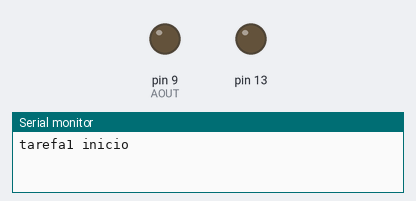
This sketch was run on a simulated Arduino Uno, built with avr-gcc and run on an emulated ATmega328P. On the bench: output pins drawn as LEDs (lit = HIGH), the last lines printed to the serial monitor.

Above: at 0.2 s.
At 57.9 s:
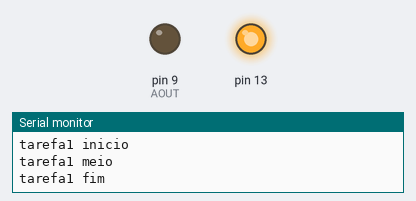
Timing chart, 0 to 61.7 s (numbered marks = the images above):
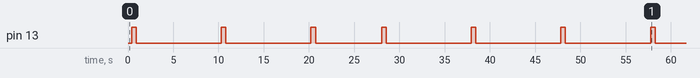

The sketch:

testeEOS.ino
```cpp
// Preparação do Arduino, este código irá rodar uma única vez
#include "tarefa.h"
#include "escalonador.h"

#include <math.h>

#define AOUT        9

//Assinatura das tarefas
void imprimir();
void imprimir2();
void imprimir3();
void piscar();

//handle das tarefas
Tarefa t0;
Tarefa t1;
Tarefa t2;
Tarefa t3;

Tarefa sineTaskH;

void setup()
{
  // Colocamos o pino 13 do Arduino como OUTPUT (saída)
 pinMode(13, OUTPUT);
 Serial.begin(9600);

 //Criação das tarefas
 //add_tarefa(codigo, "nome_da_funcao", periodo, prioridade, &endereco_da_tarefa);
 add_tarefa(imprimir, "imprimir", 50, 3, &t0);
 add_tarefa(imprimir2, "imprimir2", 100, 1, &t1);
 add_tarefa(imprimir3, "imprimir3", 200, 1, &t2);
 add_tarefa(piscar, "piscar", 50, 2, &t3);

 add_tarefa(SineTask, "SineTask",20,1, &sineTaskH);


//funções do SO
 setupEOS2560();
 executar();
 }

void loop() {
    // Nada executa aqui.
}

//Rotinas das tarefas
void piscar(){
  // Ativamos o pino 13 (colocando 5v nele)
  digitalWrite(13, HIGH);

  // Aguardamos 1 segundo
  delay(500);

  // Desligamos o pino 13
  digitalWrite(13, LOW);


  // Aguardamos mais um segundo
  delay(500);
}


void imprimir(){
    Serial.println("tarefa1 inicio");
    delay(100);
    Serial.println("tarefa1 meio");
    delay(100);
    Serial.println("tarefa1 fim");
}

void imprimir2(){

    Serial.println("tarefa2 inicio");
    delay(1000);
    Serial.println("tarefa2 meio");
    delay(1000);
    Serial.println("tarefa2 fim");
}

void imprimir3(){

    Serial.println("tarefa3 inicio");
    delay(1000);
    Serial.println("tarefa3 meio");
    delay(1000);
    Serial.println("tarefa3 fim");
}

void SineTask() {
    unsigned int stime=0, etime=0;
    pinMode(AOUT, OUTPUT);
    unsigned int outpv = 0;
    unsigned int period = 0;
    while(1) {
        stime = millis();
        for(period = 0; period < 16; ++period){
            etime = millis();
            outpv = (unsigned int)((sin(2*PI*2*(etime - stime)*0.001)+1)*127.5);  /*Senoide = seno(2*PI*Freq*t)*/
            analogWrite(AOUT, outpv);
            delay(33);
        }
    }
}
```

escalonador.c
```cpp
#include "escalonador.h"
#include "tarefa.h"

//bibliotecas
#include <Arduino.h>
#include <stdio.h>
#include<stdlib.h>
#include<string.h>
#include <avr/interrupt.h>
#include <avr/sleep.h>
#include <avr/wdt.h>

/* *INDENT-OFF* */
#ifdef __cplusplus
    extern "C" {
#endif


// Macros para salvar e restaurar o contexto
#define portRESTORE_CONTEXT()\
;asm volatile (\
"cli \n\t"\
"out __SP_L__, %A0 \n\t"\
"out __SP_H__, %B0 \n\t"\
"pop r31 \n\t"\
"pop r30 \n\t"\
"pop r29 \n\t"\
"pop r28 \n\t"\
"pop r27 \n\t"\
"pop r26 \n\t"\
"pop r25 \n\t"\
"pop r24 \n\t"\
"pop r23 \n\t"\
"pop r22 \n\t"\
"pop r21 \n\t"\
"pop r20 \n\t"\
"pop r19 \n\t"\
"pop r18 \n\t"\
"pop r17 \n\t"\
"pop r16 \n\t"\
"pop r15 \n\t"\
"pop r14 \n\t"\
"pop r13 \n\t"\
"pop r12 \n\t"\
"pop r11 \n\t"\
"pop r10 \n\t"\
"pop r9 \n\t"\
"pop r8 \n\t"\
"pop r7 \n\t"\
"pop r6 \n\t"\
"pop r5 \n\t"\
"pop r4 \n\t"\
"pop r3 \n\t"\
"pop r2 \n\t"\
"pop r1 \n\t"\
"pop r0 \n\t"\
"sei \n\t"\
"out __SREG__, r0\n\t"\
"pop r0 \n\t": : "r" (pxCurrentTCB));

#define portSAVE_CONTEXT()\
asm volatile (\
"push r0 \n\t"\
"in r0, __SREG__ \n\t"\
"cli \n\t"\
"push r0 \n\t"\
"push r1 \n\t"\
"clr r1 \n\t"\
"push r2 \n\t"\
"push r3 \n\t"\
"push r4 \n\t"\
"push r5 \n\t"\
"push r6 \n\t"\
"push r7 \n\t"\
"push r8 \n\t"\
"push r9 \n\t"\
"push r10 \n\t"\
"push r11 \n\t"\
"push r12 \n\t"\
"push r13 \n\t"\
"push r14 \n\t"\
"push r15 \n\t"\
"push r16 \n\t"\
"push r17 \n\t"\
"push r18 \n\t"\
"push r19 \n\t"\
"push r20 \n\t"\
"push r21 \n\t"\
"push r22 \n\t"\
"push r23 \n\t"\
"push r24 \n\t"\
"push r25 \n\t"\
"push r26 \n\t"\
"push r27 \n\t"\
"push r28 \n\t"\
"push r29 \n\t"\
"push r30 \n\t"\
"push r31 \n\t"\
"in r26, __SP_L__ \n\t"\
"in r27, __SP_H__ \n\t"\
"sts pxCurrentTCB+1, r27 \n\t"\
"sts pxCurrentTCB, r26 \n\t"\
"sei \n\t" ::);

//constantes do sistema
#define TEMPO_INTERRUPCAO 0xFFF0   //tempo entre interrupções do timer
#define TEMPO_MAX_EXECUCAO 100      //tempo máximo em execucao em milisegundos que a tarefa pode executar com concorrência

#define SIM 1                 // variáveis genéricas booleanas
#define NAO 0

#define BLOQUEADO 0              // possível estado do processo
#define EXECUCAO 1
#define ESPERA 2


//variáveis globais
int id_tarefa_exec = 0;  // tarefa em execução
int tempo_em_exec = 0; //tempo em execução do processo atual
Tarefa **processos;    // buffer de tarefas
int quantTarefas = 0; //quantidade de tarefas
int *prazoTarefas;  //deadlines para execução de cada tarefa(em milisegeundos)
volatile unsigned long pxCurrentTCB;   //variável que armazena o estado dos registradores


//configuração do timer do sistema
void configuraTimer(){
  TCCR1A = 0;                        //confira timer para operação normal pinos OC1A e OC1B desconectados
  TCCR1B = 0;                        //limpa registrador
  TCCR1B |= (1<<CS10)|(1 << CS12);   // configura prescaler para 1024: CS12 = 1 e CS10 = 1

  TCNT1 = TEMPO_INTERRUPCAO;         // incia timer com valor para que estouro ocorra em 1 milisegundo

  TIMSK1 |= (1 << TOIE1);           // habilita a interrupção do TIMER1
}

//adicionar tarefa no sistemas
void add_tarefa( ptrFunc _codigo, char const *_nome, int _periodo, int _prioridade,Tarefa *novaTarefa){
  novaTarefa->nome = _nome;
  novaTarefa->codigo = _codigo;
  novaTarefa->periodo = _periodo;
  novaTarefa->prioridade = _prioridade;

  novaTarefa->estado = BLOQUEADO;

  //alocando processo no buffer de processos
  processos = (Tarefa**) realloc(processos,sizeof(Tarefa));
  processos[quantTarefas] = novaTarefa;

  //alocando vetor com deadline das tarefas
  prazoTarefas = (int*) realloc(prazoTarefas,sizeof(int));
  prazoTarefas[quantTarefas] = processos[quantTarefas]->periodo;


  quantTarefas++;
}

void setupEOS2560(){
  configuraTimer();
}

//Ordenar tarefas por prioridade
void ordenarTarefas(){
  Tarefa temp;
   for (int i = 0; i< quantTarefas-1; i++){
    for (int j=i+1; j< quantTarefas; j++){
       if (processos[j]->prioridade < processos[i]->prioridade){
          temp.nome       = processos[i]->nome;
          temp.codigo     = processos[i]->codigo;
          temp.periodo    = processos[i]->periodo;
          temp.prioridade = processos[i]->prioridade;
          temp.estado     = processos[i]->estado;

          processos[i]->nome       = processos[j]->nome;
          processos[i]->codigo     = processos[j]->codigo;
          processos[i]->periodo    = processos[j]->periodo;
          processos[i]->prioridade = processos[j]->prioridade;
          processos[i]->estado     = processos[j]->estado;

          processos[j]->nome       = temp.nome;
          processos[j]->codigo     = temp.codigo;
          processos[j]->periodo    = temp.periodo;
          processos[j]->prioridade = temp.prioridade;
          processos[j]->estado     = temp.estado;
       }
     }
   }
}

//execução do código das tarefas e troca de contexto
void executar(){
  while(true){
    if(processos[id_tarefa_exec]->estado == ESPERA){                                //tarefa deve ser executada
      processos[id_tarefa_exec]->estado = EXECUCAO;                                //processo está em execução
      processos[id_tarefa_exec]->codigo();                                         //execucao da tarefa
      prazoTarefas[id_tarefa_exec] = processos[id_tarefa_exec]->periodo;              //reinicia prazo para execução
      processos[id_tarefa_exec]->estado = BLOQUEADO;
      tempo_em_exec = 0;                                                       //reinicia tempo em execução
    }
    //proxima tarefa
    id_tarefa_exec  = proximaTarefa();
  }
}


//procura a tarefa com menor prazo para executar
int proximaTarefa(){
  int menor = prazoTarefas[0];
  int i_menor = 0;
  for (int i = 0; i < quantTarefas; i++){
    if(prazoTarefas[i] < menor){
      i_menor = i;
      menor = prazoTarefas[i];
    }
  }
  return i_menor;
}

//relogio do sistema(ou temporizador) a cada interrupção do timer decrementa o prazo restante para execução de tarefas
void relogio(){
  //relogio
  tempo_em_exec++;
  for(int i = 0; i < quantTarefas; i++){
    prazoTarefas[i]--;
    if(prazoTarefas[i] == 0){                        //prazo da tarefa venceu
      processos[i]->estado = ESPERA;                   //muda status do processo para em espera
    }
  }
  //relogio
}


//verifica se alguma tarefa tomou a cpu e não permite execução de outros
void verificaTarefas(){
  if(tempo_em_exec >= TEMPO_MAX_EXECUCAO){
          prazoTarefas[id_tarefa_exec] = processos[id_tarefa_exec]->periodo;
          processos[id_tarefa_exec]->estado = BLOQUEADO;
          tempo_em_exec = 0;
          id_tarefa_exec  = proximaTarefa();
          portSAVE_CONTEXT();
            processos[id_tarefa_exec]->codigo()//reinicia tempo em execução
          portRESTORE_CONTEXT();
  }
}


//função de interrupção ativada por timer que ativa a função relogio do sistema
ISR(TIMER1_OVF_vect)                              //interrupção do TIMER1
{
  verificaTarefas();
  relogio();
  TCNT1 = TEMPO_INTERRUPCAO; //reinicia timer
}

/* *INDENT-OFF* */
#ifdef __cplusplus
    }
#endif
```

escalonador.h
```cpp
#ifndef ESCALONADOR_H
#define ESCALONADOR_H

/* *INDENT-OFF* */
#ifdef __cplusplus
    extern "C" {
#endif


//inclusão de bibliotecas
#include "tarefa.h"
#include <Arduino.h>

//assinatura de funções
void configuraTimer();
void add_tarefa( ptrFunc _codigo, char const *_nome, int _periodo, int _prioridade,Tarefa *novaTarefa);
void setupEOS2560();
void ordenarTarefas();
int proximaTarefa();
void relogio();
void verificaTarefas();
void executar();

/* *INDENT-OFF* */
#ifdef __cplusplus
    }
#endif

#endif
```

tarefa.c
```cpp
#include "tarefa.h"

// funções relacionadas a tarefas
```

tarefa.h
```cpp
#ifndef TAREFA_H
#define TAREFA_H

#include<Arduino.h>

/* *INDENT-OFF* */
#ifdef __cplusplus
    extern "C" {
#endif

// ponteiro da função
typedef void(*ptrFunc)();

// estrutura para criação de tarefas
typedef struct {
  char const *nome;                 // nome da tarefa
  ptrFunc codigo;             // código da tarefa
  int periodo;                // periodo disponível de execução
  int prioridade;              // nível de prioridade(quanto menor mais prioritário)

  int estado;                 //estado do processo BLOQUEADO (0) EXECUCAO(1) ESPERA(2)
  volatile unsigned long pilha;  //pilha da tarefa
}Tarefa;


/* *INDENT-OFF* */
#ifdef __cplusplus
    }
#endif

#endif

/*
 *
 *
 */
```

Measured:
- by itself, pin 13: repeats every 47.4 s: 2 × (LOW 9.4 s, HIGH 0.50 s), LOW 7.3 s, 2 × (HIGH 0.50 s, LOW 9.4 s), HIGH 0.50 s
- by itself, everything shown: repeats every 47.4 s, in 10 steps
